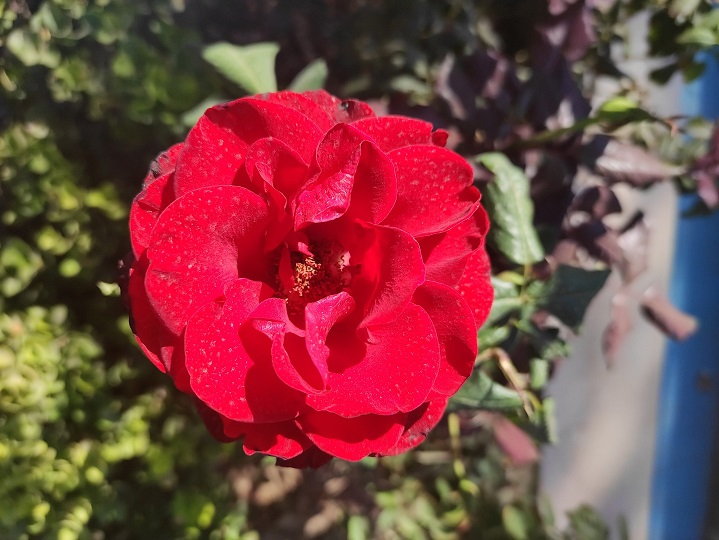
#> input picture CV/Resources/img2.jpg, 719 x 540 px, given in place of the camera
$ python color_detection.py
#> lines starting #> are read from the running program, lines starting #| are printed output that depends on the picture; after the words box and inside, x2 and y2 are one past the last pixel; in counts of white or black regions, pixels touching at a corner belong together
"""
color_detection.py

Demo: Detect specific colors in webcam feed using HSV thresholds.

Features:
- Webcam feed
- Convert frames to HSV
- Use trackbars to dynamically adjust HSV min/max values
- Apply mask and display result

Run:
    python color_detection.py

Requirements:
    - OpenCV (cv2)
    - numpy
"""

import cv2 as cv
import numpy as np


def get_webcam():
    cam = cv.VideoCapture(0, cv.CAP_DSHOW)
    cam.set(3, 640)
    cam.set(4, 480)
    cam.set(10, 130)
    return cam


def empty(a):
    pass


def create_trackbars():
    cv.namedWindow('Trackbars')
    cv.resizeWindow('Trackbars', 640, 240)
    cv.createTrackbar('Hue min','Trackbars',0,179,empty)
#> slider 'Hue min' is set to 35
    cv.createTrackbar('Hue max','Trackbars',179,179,empty)
    cv.createTrackbar('Sat min','Trackbars',0,255,empty)
#> slider 'Sat min' is set to 51
    cv.createTrackbar('Sat max','Trackbars',255,255,empty)
    cv.createTrackbar('Val min','Trackbars',0,255,empty)
#> slider 'Val min' is set to 51
    cv.createTrackbar('Val max','Trackbars',255,255,empty)


def run_demo():
    cam = get_webcam()
    create_trackbars()

    print("Adjust the HSV trackbars. Press 'q' to quit.")

    while True:
        success, frame = cam.read()
#> frame is the input picture: shape (540, 719, 3); mean B, G, R 67.7, 68.1, 125.3
        if not success:
            print("Error reading frame from webcam")
            break

        hsv = cv.cvtColor(frame, cv.COLOR_BGR2HSV)
#> hsv: shape (540, 719, 3); mean H, S, V 86.1, 129.4, 130.3

        h_min = cv.getTrackbarPos('Hue min','Trackbars')
        h_max = cv.getTrackbarPos('Hue max','Trackbars')
        s_min = cv.getTrackbarPos('Sat min','Trackbars')
        s_max = cv.getTrackbarPos('Sat max','Trackbars')
        v_min = cv.getTrackbarPos('Val min','Trackbars')
        v_max = cv.getTrackbarPos('Val max','Trackbars')

        lower = np.array([h_min, s_min, v_min])
        upper = np.array([h_max, s_max, v_max])

        mask = cv.inRange(hsv, lower, upper)
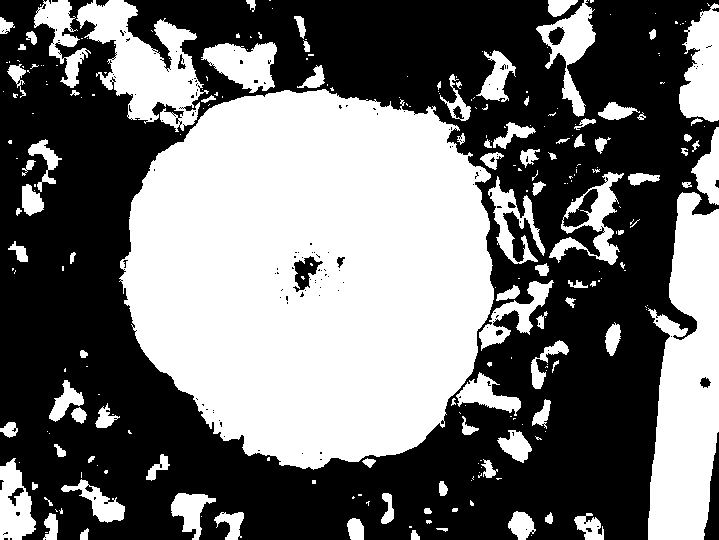
#> mask: shape (540, 719); 44.4% white; 258 white regions (162 under 20 px), largest, box (x1, y1, x2, y2) and area: (119, 89, 494, 470) 110007, (648, 192, 719, 540) 17932, (76, 0, 209, 132) 8019
        result = cv.bitwise_and(frame, frame, mask=mask)
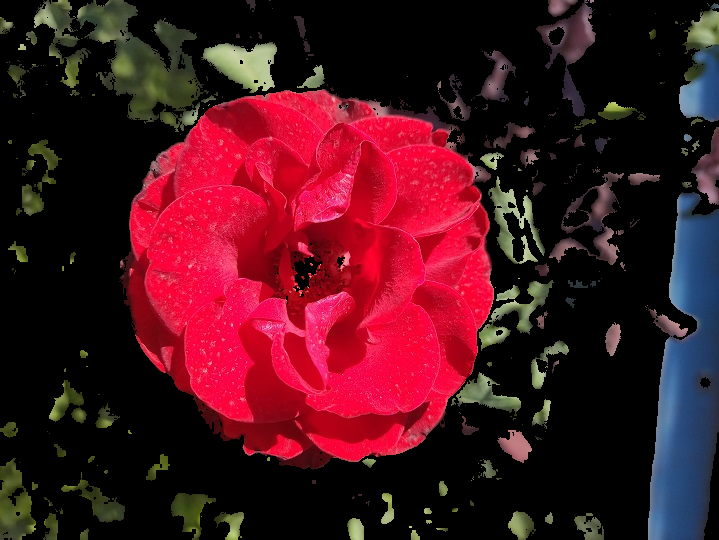
#> result: shape (540, 719, 3); mean B, G, R 29.1, 19.2, 72.5

        cv.imshow('Original', frame)
        cv.imshow('Mask', mask)
        cv.imshow('Result', result)

        if cv.waitKey(1) & 0xFF == ord('q'):
#> (key q is pressed here)
            break

    cam.release()
    cv.destroyAllWindows()


if __name__ == '__main__':
    run_demo()
